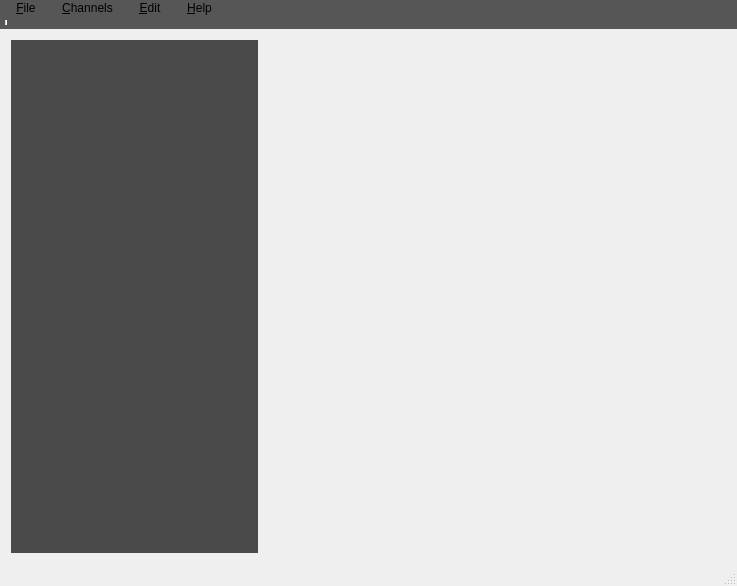
<?xml version="1.0" encoding="UTF-8"?>
<ui version="4.0">
 <class>MainWindow</class>
 <widget class="QMainWindow" name="MainWindow">
  <property name="geometry">
   <rect>
    <x>0</x>
    <y>0</y>
    <width>737</width>
    <height>586</height>
   </rect>
  </property>
  <property name="minimumSize">
   <size>
    <width>737</width>
    <height>586</height>
   </size>
  </property>
  <property name="maximumSize">
   <size>
    <width>737</width>
    <height>586</height>
   </size>
  </property>
  <property name="windowTitle">
   <string>LiveJammin</string>
  </property>
  <property name="windowIcon">
   <iconset resource="app.qrc">
    <normaloff>:/images/live-jamming.png</normaloff>:/images/live-jamming.png</iconset>
  </property>
  <property name="styleSheet">
   <string notr="true">#MainWindow {
	background:url(:/images/background_main.png);
	color:#FFFFFF;
}

QToolBar {
	background-color:#575657;
border:none;
}

QInputDialog {
	background-color:#575657;
}

QInputDialog QLabel {
color: #FFFFFF;
}
QInputDialog QPushButton {
background:url(:/images/btn.png) transparent no-repeat;
border:0px;
width:80px;
height:20px;
}
QInputDialog QPushButton:hover {
background:url(:/images/btn_hover.png) transparent no-repeat;
border:0;
width:70px;
height:25px;
}
QInputDialog QPushButton:pressed {
background:url(:/images/btn_hover.png) transparent no-repeat;
border:0;
width:70px;
height:25px;
}

QMenuBar{
background-color:#575657;
}

QMenuBar::item {
     spacing: 3px; /* spacing between menu bar items */
     padding: 1px 10px;
	background-color:#575657;
 }
</string>
  </property>
  <widget class="QWidget" name="centralWidget">
   <layout class="QHBoxLayout" name="horizontalLayout">
    <item>
     <widget class="QSplitter" name="splitter">
      <property name="orientation">
       <enum>Qt::Horizontal</enum>
      </property>
      <widget class="ChannelList" name="channelList" native="true">
       <property name="contextMenuPolicy">
        <enum>Qt::CustomContextMenu</enum>
       </property>
       <property name="styleSheet">
        <string notr="true">#channelList {
	background: #4a4a4a;
	color: #FFFFFF;
	border:none;
}

ChannelList::branch:has-children:!has-siblings:closed,
ChannelList::branch:closed:has-children:has-siblings {
	border: none;
	image: url(:/images/tic_chan.png);
	color: #FFFFFF;
 }

ChannelList::branch:open:has-children:!has-siblings,
ChannelList::branch:open:has-children:has-siblings  {
    border-image: none;
	image: url(:/images/tic_chan.png);
	color: #FFFFFF;
 }

ChannelList::branch:has-siblings:adjoins-item {
	image: url(:/images/tic_man.png);
 }
ChannelList::branch:has-siblings:!adjoins-item {
	image: url(:/images/tic_man.png);
}
ChannelList::branch:!has-children:!has-siblings:adjoins-item {
	image: url(:/images/tic_man.png);
}</string>
       </property>
       <property name="headerHidden" stdset="0">
        <bool>true</bool>
       </property>
      </widget>
     </widget>
    </item>
    <item>
     <widget class="QStackedWidget" name="stackedWidget">
      <property name="currentIndex">
       <number>0</number>
      </property>
      <widget class="QWidget" name="page">
       <layout class="QVBoxLayout" name="verticalLayout_2">
        <property name="spacing">
         <number>0</number>
        </property>
        <item>
         <widget class="QLabel" name="label">
          <property name="enabled">
           <bool>true</bool>
          </property>
          <property name="sizePolicy">
           <sizepolicy hsizetype="Fixed" vsizetype="Fixed">
            <horstretch>0</horstretch>
            <verstretch>0</verstretch>
           </sizepolicy>
          </property>
          <property name="minimumSize">
           <size>
            <width>440</width>
            <height>502</height>
           </size>
          </property>
          <property name="maximumSize">
           <size>
            <width>440</width>
            <height>502</height>
           </size>
          </property>
          <property name="text">
           <string/>
          </property>
          <property name="scaledContents">
           <bool>false</bool>
          </property>
          <property name="alignment">
           <set>Qt::AlignCenter</set>
          </property>
         </widget>
        </item>
       </layout>
      </widget>
     </widget>
    </item>
   </layout>
  </widget>
  <widget class="QMenuBar" name="menuBar">
   <property name="geometry">
    <rect>
     <x>0</x>
     <y>0</y>
     <width>737</width>
     <height>19</height>
    </rect>
   </property>
   <property name="defaultUp">
    <bool>false</bool>
   </property>
   <widget class="QMenu" name="menuFile">
    <property name="baseSize">
     <size>
      <width>0</width>
      <height>0</height>
     </size>
    </property>
    <property name="autoFillBackground">
     <bool>false</bool>
    </property>
    <property name="styleSheet">
     <string notr="true"/>
    </property>
    <property name="tearOffEnabled">
     <bool>false</bool>
    </property>
    <property name="title">
     <string>&amp;File</string>
    </property>
    <property name="separatorsCollapsible">
     <bool>false</bool>
    </property>
    <addaction name="actionConnect"/>
    <addaction name="actionCreate_account"/>
    <addaction name="separator"/>
    <addaction name="actionQuit"/>
   </widget>
   <widget class="QMenu" name="menuEdit">
    <property name="title">
     <string>&amp;Edit</string>
    </property>
    <addaction name="separator"/>
    <addaction name="separator"/>
    <addaction name="actionPreferences"/>
   </widget>
   <widget class="QMenu" name="menuAbout">
    <property name="title">
     <string>&amp;Help</string>
    </property>
    <addaction name="actionHelp"/>
    <addaction name="separator"/>
    <addaction name="actionAbout_LiveJaming"/>
   </widget>
   <widget class="QMenu" name="menuChans">
    <property name="title">
     <string>&amp;Channels</string>
    </property>
    <property name="separatorsCollapsible">
     <bool>false</bool>
    </property>
    <addaction name="actionCreate_Channel"/>
    <addaction name="actionList_channels"/>
    <addaction name="separator"/>
    <addaction name="actionCreate_room"/>
    <addaction name="actionList_rooms"/>
    <addaction name="separator"/>
    <addaction name="actionAdd_Friend"/>
   </widget>
   <addaction name="menuFile"/>
   <addaction name="menuChans"/>
   <addaction name="menuEdit"/>
   <addaction name="menuAbout"/>
  </widget>
  <widget class="QToolBar" name="mainToolBar">
   <property name="enabled">
    <bool>false</bool>
   </property>
   <property name="movable">
    <bool>false</bool>
   </property>
   <property name="allowedAreas">
    <set>Qt::NoToolBarArea</set>
   </property>
   <attribute name="toolBarArea">
    <enum>TopToolBarArea</enum>
   </attribute>
   <attribute name="toolBarBreak">
    <bool>false</bool>
   </attribute>
   <addaction name="separator"/>
  </widget>
  <widget class="QStatusBar" name="statusBar"/>
  <action name="actionConnect">
   <property name="icon">
    <iconset resource="app.qrc">
     <normaloff>:/images/chan_ico.png</normaloff>:/images/chan_ico.png</iconset>
   </property>
   <property name="text">
    <string>&amp;Connect</string>
   </property>
  </action>
  <action name="actionCreate_account">
   <property name="text">
    <string>Create account</string>
   </property>
  </action>
  <action name="actionQuit">
   <property name="text">
    <string>&amp;Quit</string>
   </property>
   <property name="shortcut">
    <string>Ctrl+Q</string>
   </property>
  </action>
  <action name="actionPreferences">
   <property name="text">
    <string>&amp;Preferences</string>
   </property>
   <property name="shortcut">
    <string>Ctrl+F12</string>
   </property>
  </action>
  <action name="actionHelp">
   <property name="enabled">
    <bool>false</bool>
   </property>
   <property name="text">
    <string>Help</string>
   </property>
   <property name="shortcut">
    <string>F1</string>
   </property>
  </action>
  <action name="actionAbout_LiveJaming">
   <property name="enabled">
    <bool>false</bool>
   </property>
   <property name="text">
    <string>About LiveJaming</string>
   </property>
  </action>
  <action name="actionDisconnect">
   <property name="text">
    <string>Disconnect</string>
   </property>
  </action>
  <action name="actionAdd_Friend">
   <property name="enabled">
    <bool>false</bool>
   </property>
   <property name="text">
    <string>Add Friend</string>
   </property>
  </action>
  <action name="actionCreate_room">
   <property name="enabled">
    <bool>false</bool>
   </property>
   <property name="text">
    <string>Create room</string>
   </property>
   <property name="shortcut">
    <string>Ctrl+R</string>
   </property>
  </action>
  <action name="actionList_rooms">
   <property name="enabled">
    <bool>false</bool>
   </property>
   <property name="text">
    <string>List rooms</string>
   </property>
   <property name="shortcut">
    <string>Alt+R</string>
   </property>
  </action>
  <action name="actionCreate_Channel">
   <property name="enabled">
    <bool>false</bool>
   </property>
   <property name="text">
    <string>Create channel</string>
   </property>
   <property name="shortcut">
    <string>Ctrl+C</string>
   </property>
  </action>
  <action name="actionList_channels">
   <property name="enabled">
    <bool>false</bool>
   </property>
   <property name="text">
    <string>List channels</string>
   </property>
   <property name="shortcut">
    <string>Alt+C</string>
   </property>
  </action>
 </widget>
 <layoutdefault spacing="6" margin="11"/>
 <customwidgets>
  <customwidget>
   <class>ChannelList</class>
   <extends>QWidget</extends>
   <header>channellist.h</header>
  </customwidget>
 </customwidgets>
 <resources>
  <include location="app.qrc"/>
 </resources>
 <connections/>
</ui>
